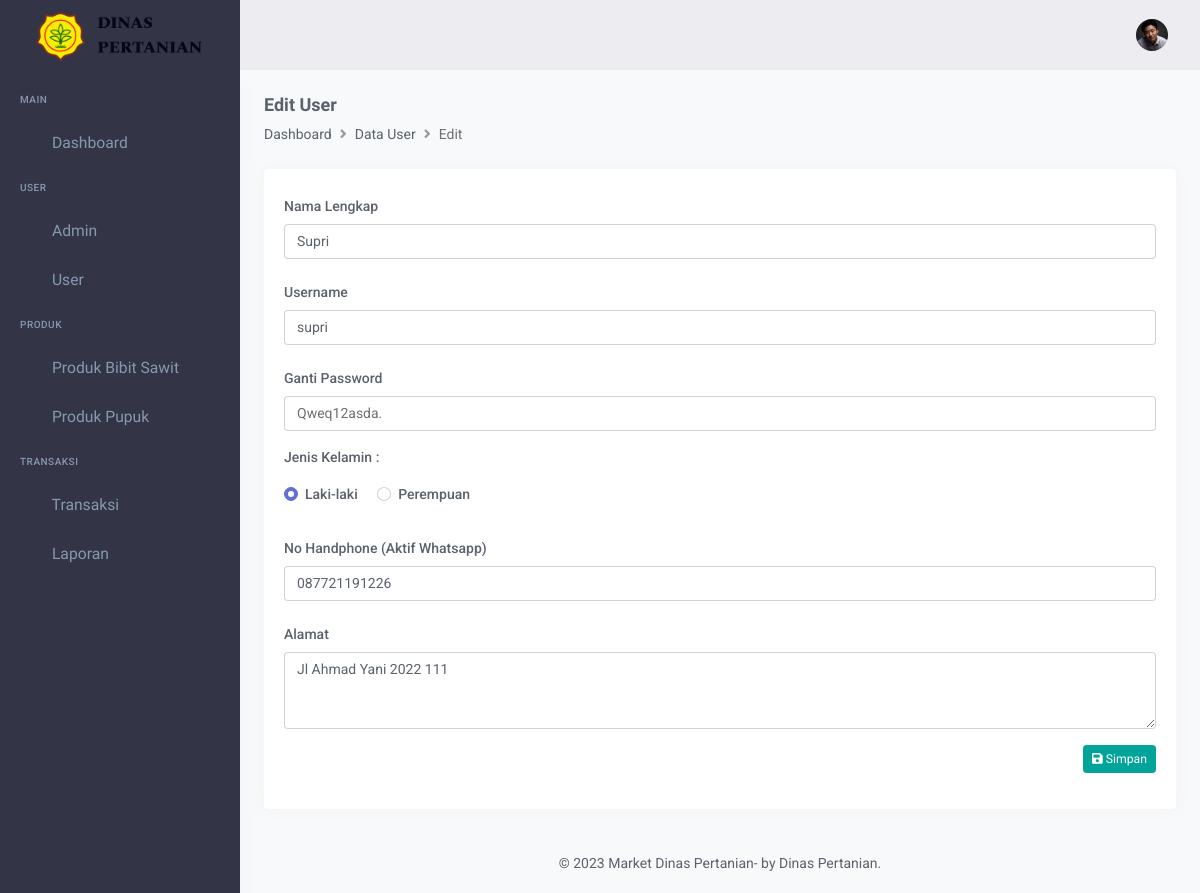
Screenshot of /admin/user/edit/3 with the database file from the repository.
### tables this page shows
CREATE TABLE `user` (
  `id` int(11) NOT NULL,
  `nama` varchar(50) NOT NULL,
  `username` varchar(50) NOT NULL,
  `password` varchar(100) NOT NULL,
  `level` enum('a','u') NOT NULL COMMENT 'a-admin, u-user',
  `jenis_kelamin` enum('l','p') DEFAULT NULL,
  `no_hp` varchar(15) DEFAULT NULL,
  `alamat` text,
  `created_at` timestamp NOT NULL DEFAULT CURRENT_TIMESTAMP,
  `updated_at` timestamp NOT NULL DEFAULT CURRENT_TIMESTAMP ON UPDATE CURRENT_TIMESTAMP
);

### application/controllers/admin/User.php (called while the page is built, shortened)
<?php
class User extends CI_Controller {
	function __construct() {
		$this->load->model("M_admin");
	}
	public function edit($id) {
		$data['user'] = $this->M_admin->select_where("user", array('id' => $id, 'level' => 'u'))->row_array();
		$this->load->view('admin/layout/header');
		$this->load->view('admin/user/edit', $data);
		$this->load->view('admin/layout/footer');
	}
}

### index.php (called while the page is built, shortened)
<?php
require_once BASEPATH.'core/CodeIgniter.php';

### application/models/M_admin.php (called while the page is built, shortened)
<?php
class M_admin extends CI_Model
{
    function select_where($table, $where)
    {
        return $this->db->get_where($table, $where);
    }
}

### application/views/admin/user/edit.php (the view, shortened to what this page needs)
<div class="page-content">
    <div class="container-fluid">
        <div class="page-title-box">
            <div class="row align-items-center">
                <div class="col-md-8">
                    <h6 class="page-title">Edit User</h6>
                    <ol class="breadcrumb m-0">
                        <li class="breadcrumb-item"><a href="<?php echo base_url(); ?>admin/dashboard">Dashboard</a></li>
                        <li class="breadcrumb-item"><a href="<?php echo base_url(); ?>admin/user">Data User</a></li>
                        <li class="breadcrumb-item active" aria-current="page">Edit</li>
                    </ol>
                </div>
            </div>
        </div>
        <div class="card">
            <form method="POST" action="<?php echo base_url(); ?>admin/user/update/<?php echo $user['id']; ?>">
                <div class="card-body">
                    <div class="mb-3">
                        <label for="example-text-input" class="col-form-label">Nama Lengkap</label>
                        <div class="col-sm-12">
                            <input class="form-control" name="nama" type="text" value="<?php echo $user['nama']; ?>" placeholder="Artisanal kale">
                        </div>
                    </div>
                    <div class="mb-3">
                        <label for="example-text-input" class="col-form-label">Username</label>
                        <div class="col-sm-12">
                            <input class="form-control" name="username" type="text" value="<?php echo $user['username']; ?>" placeholder="Artisanal">
                        </div>
                    </div>
                    <div class="mb-3">
                        <label for="example-text-input" class="col-form-label">Ganti Password</label>
                        <div class="col-sm-12">
                            <input class="form-control" name="password" type="password" placeholder="Qweq12asda.">
                        </div>
                    </div>
                    <div class="mb-3">
                        <label class="form-label mb-3 d-flex">Jenis Kelamin :</label>
                        <div class="form-check form-check-inline">
                            <input type="radio" id="customRadioInline1" name="jenis_kelamin" value="l" <?php if($user['jenis_kelamin'] == 'l') echo "checked"; ?> class="form-check-input">
                            <label class="form-check-label" for="customRadioInline1">Laki-laki</label>
                        </div>
                        <div class="form-check form-check-inline">
                            <input type="radio" id="customRadioInline2" name="jenis_kelamin" value="p" <?php if($user['jenis_kelamin'] == 'p') echo "checked"; ?> class="form-check-input">
                            <label class="form-check-label" for="customRadioInline2">Perempuan</label>
                        </div>
                    </div>
                    <div class="mb-3">
                        <label for="example-text-input" class="col-form-label">No Handphone (Aktif Whatsapp)</label>
                        <div class="col-sm-12">
                            <input class="form-control" name="no_hp" type="number" placeholder="0855979858522" value="<?php echo $user['no_hp']; ?>">
                        </div>
                    </div>
                    <div class="mb-3">
                        <label for="example-text-input" class="col-form-label">Alamat</label>
                        <div class="col-sm-12">
                            <textarea id="textarea" class="form-control" name="alamat" maxlength="225" rows="3" placeholder="Jl. Ahmad Yani, No23, Surabaya"><?php echo $user['alamat']; ?></textarea>
                        </div>
                    </div>
                    <div class="clearfix mb-3">
                        <button type="submit" class="btn btn-success btn-sm btn-sm waves-effect waves-light float-end"><i class="fas fa-save"></i> Simpan</button>
                    </div>
                </div>
            </form>
        </div>
    </div>
</div>

### rows the page displays
user: nama "Supri", username "supri", jenis_kelamin "☑ Laki-laki", jenis_kelamin "☐ Perempuan", no_hp "087721191226", alamat "Jl Ahmad Yani 2022 111"
